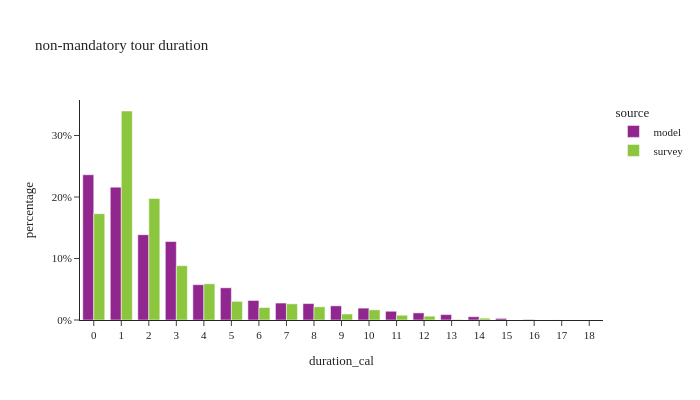

Notebook code cell kept with this figure:
### Markdown cell above
## non-mantatory tour duration

### Code cell
non_m_tour_data['duration_cal'] = non_m_tour_data['end'] - non_m_tour_data['start']

df_plot = non_m_tour_data.groupby(['source','duration_cal'])[['tour_weight']].sum().reset_index()
df_plot['percentage'] = df_plot.groupby(['source'], group_keys=False)['tour_weight']. \
    apply(lambda x: x / float(x.sum()))

fig = px.bar(df_plot, x="duration_cal", y="percentage", color="source",barmode="group",
             title="non-mandatory tour duration")
fig.for_each_annotation(lambda a: a.update(text = a.text.split("=")[-1]))
fig.update_layout(height=400, width=700, yaxis=dict(tickformat=".0%"), xaxis=dict(dtick="1"))
fig.show()

### Figure 1 — Plotly figure (JSON) as saved in the notebook; plotly's stock layout.template omitted (floating-point values rounded to 4 significant figures)
{"data": [{"alignmentgroup": "True", "hovertemplate": "source=model<br>duration_cal=%{x}<br>percentage=%{y}<extra></extra>", "legendgroup": "model", "marker": {"color": "#91268F", "pattern": {"shape": ""}}, "name": "model", "offsetgroup": "model", "orientation": "v", "showlegend": true, "textposition": "auto", "type": "bar", "x": [0.0, 1.0, 2.0, 3.0, 4.0, 5.0, 6.0, 7.0, 8.0, 9.0, 10.0, 11.0, 12.0, 13.0, 14.0, 15.0, 16.0, 17.0, 18.0], "xaxis": "x", "y": [0.2362, 0.216, 0.1387, 0.1276, 0.0574, 0.05235, 0.03175, 0.02758, 0.0267, 0.02302, 0.0193, 0.01423, 0.01155, 0.008809, 0.005344, 0.002582, 0.0007677, 8.654e-05, 4.533e-06], "yaxis": "y"}, {"alignmentgroup": "True", "hovertemplate": "source=survey<br>duration_cal=%{x}<br>percentage=%{y}<extra></extra>", "legendgroup": "survey", "marker": {"color": "#8CC63E", "pattern": {"shape": ""}}, "name": "survey", "offsetgroup": "survey", "orientation": "v", "showlegend": true, "textposition": "auto", "type": "bar", "x": [0.0, 1.0, 2.0, 3.0, 4.0, 5.0, 6.0, 7.0, 8.0, 9.0, 10.0, 11.0, 12.0, 13.0, 14.0, 15.0], "xaxis": "x", "y": [0.1729, 0.3398, 0.1977, 0.0883, 0.05886, 0.03034, 0.02025, 0.02628, 0.02142, 0.009726, 0.01653, 0.007749, 0.006223, 0.0007663, 0.002985, 0.0001025], "yaxis": "y"}], "layout": {"barmode": "group", "height": 400, "legend": {"title": {"text": "source"}, "tracegroupgap": 0}, "title": {"text": "non-mandatory tour duration"}, "width": 700, "xaxis": {"anchor": "y", "domain": [0.0, 1.0], "dtick": "1", "title": {"text": "duration_cal"}}, "yaxis": {"anchor": "x", "domain": [0.0, 1.0], "tickformat": ".0%", "title": {"text": "percentage"}}}}
